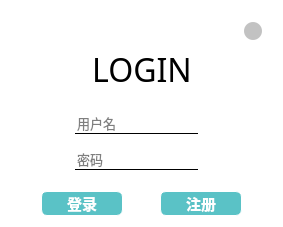
<?xml version="1.0" encoding="UTF-8"?>
<ui version="4.0">
 <class>LoginPage</class>
 <widget class="QWidget" name="LoginPage">
  <property name="geometry">
   <rect>
    <x>0</x>
    <y>0</y>
    <width>283</width>
    <height>227</height>
   </rect>
  </property>
  <property name="windowTitle">
   <string>Form</string>
  </property>
  <property name="styleSheet">
   <string notr="true">background-color: rgb(255, 255, 255);</string>
  </property>
  <layout class="QVBoxLayout" name="verticalLayout_2" stretch="1,1,0,5,0,1,1">
   <item>
    <layout class="QHBoxLayout" name="horizontalLayout_4">
     <property name="topMargin">
      <number>10</number>
     </property>
     <property name="rightMargin">
      <number>10</number>
     </property>
     <item>
      <spacer name="horizontalSpacer_2">
       <property name="orientation">
        <enum>Qt::Horizontal</enum>
       </property>
       <property name="sizeHint" stdset="0">
        <size>
         <width>40</width>
         <height>20</height>
        </size>
       </property>
      </spacer>
     </item>
     <item>
      <widget class="QPushButton" name="Button_close">
       <property name="minimumSize">
        <size>
         <width>18</width>
         <height>18</height>
        </size>
       </property>
       <property name="maximumSize">
        <size>
         <width>18</width>
         <height>18</height>
        </size>
       </property>
       <property name="styleSheet">
        <string notr="true">QPushButton{background-color:#c2c2c2;border-radius:9px}
QPushButton:hover {background-color:#cb4042;border-radius:9px;}
QPushButton:pressed {background-color:#ab3b3a;border-radius:9px;}</string>
       </property>
       <property name="text">
        <string/>
       </property>
      </widget>
     </item>
    </layout>
   </item>
   <item>
    <layout class="QHBoxLayout" name="horizontalLayout">
     <property name="spacing">
      <number>0</number>
     </property>
     <item>
      <spacer name="horizontalSpacer">
       <property name="orientation">
        <enum>Qt::Horizontal</enum>
       </property>
       <property name="sizeHint" stdset="0">
        <size>
         <width>40</width>
         <height>20</height>
        </size>
       </property>
      </spacer>
     </item>
     <item>
      <widget class="QLabel" name="label">
       <property name="font">
        <font>
         <family>Microsoft YaHei</family>
         <pointsize>24</pointsize>
        </font>
       </property>
       <property name="text">
        <string>LOGIN</string>
       </property>
       <property name="alignment">
        <set>Qt::AlignCenter</set>
       </property>
      </widget>
     </item>
     <item>
      <spacer name="horizontalSpacer_8">
       <property name="orientation">
        <enum>Qt::Horizontal</enum>
       </property>
       <property name="sizeHint" stdset="0">
        <size>
         <width>40</width>
         <height>20</height>
        </size>
       </property>
      </spacer>
     </item>
    </layout>
   </item>
   <item>
    <spacer name="verticalSpacer_2">
     <property name="orientation">
      <enum>Qt::Vertical</enum>
     </property>
     <property name="sizeHint" stdset="0">
      <size>
       <width>20</width>
       <height>40</height>
      </size>
     </property>
    </spacer>
   </item>
   <item>
    <layout class="QHBoxLayout" name="horizontalLayout_2">
     <item>
      <spacer name="horizontalSpacer_3">
       <property name="orientation">
        <enum>Qt::Horizontal</enum>
       </property>
       <property name="sizeHint" stdset="0">
        <size>
         <width>40</width>
         <height>20</height>
        </size>
       </property>
      </spacer>
     </item>
     <item>
      <layout class="QVBoxLayout" name="verticalLayout">
       <property name="spacing">
        <number>15</number>
       </property>
       <property name="rightMargin">
        <number>10</number>
       </property>
       <item>
        <widget class="QLineEdit" name="lineEdit_username">
         <property name="sizePolicy">
          <sizepolicy hsizetype="Expanding" vsizetype="Fixed">
           <horstretch>0</horstretch>
           <verstretch>0</verstretch>
          </sizepolicy>
         </property>
         <property name="font">
          <font>
           <family>黑体</family>
           <pointsize>10</pointsize>
          </font>
         </property>
         <property name="styleSheet">
          <string notr="true">border: none; border-bottom: 1px solid black;</string>
         </property>
         <property name="placeholderText">
          <string>用户名</string>
         </property>
        </widget>
       </item>
       <item>
        <widget class="QLineEdit" name="lineEdit_password">
         <property name="font">
          <font>
           <family>黑体</family>
           <pointsize>10</pointsize>
          </font>
         </property>
         <property name="styleSheet">
          <string notr="true">border: none; border-bottom: 1px solid black;</string>
         </property>
         <property name="placeholderText">
          <string>密码</string>
         </property>
        </widget>
       </item>
      </layout>
     </item>
     <item>
      <spacer name="horizontalSpacer_4">
       <property name="orientation">
        <enum>Qt::Horizontal</enum>
       </property>
       <property name="sizeHint" stdset="0">
        <size>
         <width>40</width>
         <height>20</height>
        </size>
       </property>
      </spacer>
     </item>
    </layout>
   </item>
   <item>
    <spacer name="verticalSpacer">
     <property name="orientation">
      <enum>Qt::Vertical</enum>
     </property>
     <property name="sizeHint" stdset="0">
      <size>
       <width>20</width>
       <height>40</height>
      </size>
     </property>
    </spacer>
   </item>
   <item>
    <layout class="QHBoxLayout" name="horizontalLayout_3">
     <item>
      <spacer name="horizontalSpacer_5">
       <property name="orientation">
        <enum>Qt::Horizontal</enum>
       </property>
       <property name="sizeHint" stdset="0">
        <size>
         <width>40</width>
         <height>20</height>
        </size>
       </property>
      </spacer>
     </item>
     <item>
      <widget class="QPushButton" name="Login_Button">
       <property name="styleSheet">
        <string notr="true">  QPushButton {
      border: 0.5px solid white;
      border-radius: 6px;
      background-color: rgb(90,194,198);
      min-width: 80px;
	  font-family: &quot;Microsoft YaHei&quot;;
	  font-size:11pt;
	  font-weight: bold;
	  color:white;
  }
 QPushButton:hover {
	border: 0.5px solid white;
      border-radius: 6px;
      background-color: #1fab89;
      min-width: 80px;
	  font-family: &quot;Microsoft YaHei&quot;;
	  font-size:10pt;
	  font-weight: bold;
	  color:white;
 }</string>
       </property>
       <property name="text">
        <string>登录</string>
       </property>
      </widget>
     </item>
     <item>
      <spacer name="horizontalSpacer_6">
       <property name="orientation">
        <enum>Qt::Horizontal</enum>
       </property>
       <property name="sizeHint" stdset="0">
        <size>
         <width>40</width>
         <height>20</height>
        </size>
       </property>
      </spacer>
     </item>
     <item>
      <widget class="QPushButton" name="Regis_Button">
       <property name="styleSheet">
        <string notr="true">  QPushButton {
      border: 0.5px solid white;
      border-radius: 6px;
      background-color: rgb(90,194,198);
      min-width: 80px;
	  font-family: &quot;Microsoft YaHei&quot;;
	  font-size:11pt;
	  font-weight: bold;
	  color:white;
  }
 QPushButton:hover {
	border: 0.5px solid white;
      border-radius: 6px;
      background-color: #1fab89;
      min-width: 80px;
	  font-family: &quot;Microsoft YaHei&quot;;
	  font-size:10pt;
	  font-weight: bold;
	  color:white;
 }</string>
       </property>
       <property name="text">
        <string>注册</string>
       </property>
      </widget>
     </item>
     <item>
      <spacer name="horizontalSpacer_7">
       <property name="orientation">
        <enum>Qt::Horizontal</enum>
       </property>
       <property name="sizeHint" stdset="0">
        <size>
         <width>40</width>
         <height>20</height>
        </size>
       </property>
      </spacer>
     </item>
    </layout>
   </item>
   <item>
    <spacer name="verticalSpacer_4">
     <property name="orientation">
      <enum>Qt::Vertical</enum>
     </property>
     <property name="sizeHint" stdset="0">
      <size>
       <width>20</width>
       <height>40</height>
      </size>
     </property>
    </spacer>
   </item>
  </layout>
 </widget>
 <resources/>
 <connections/>
</ui>
